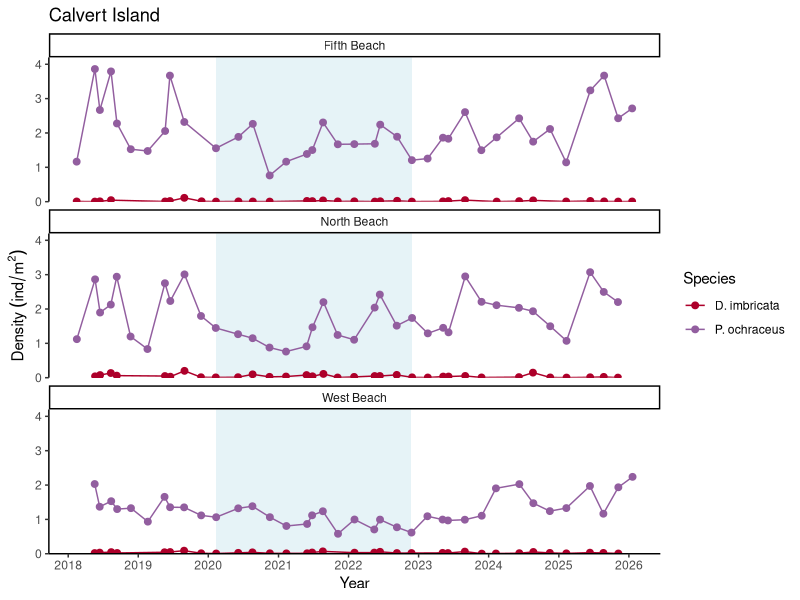
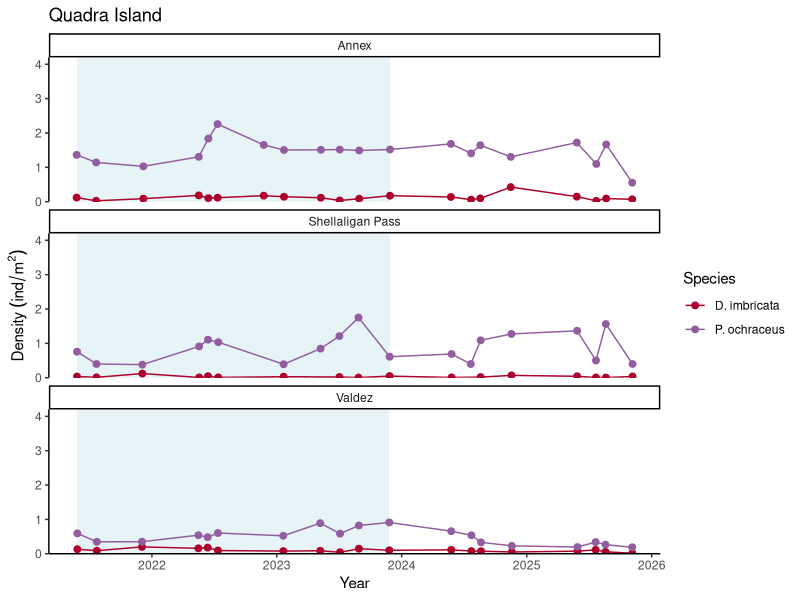
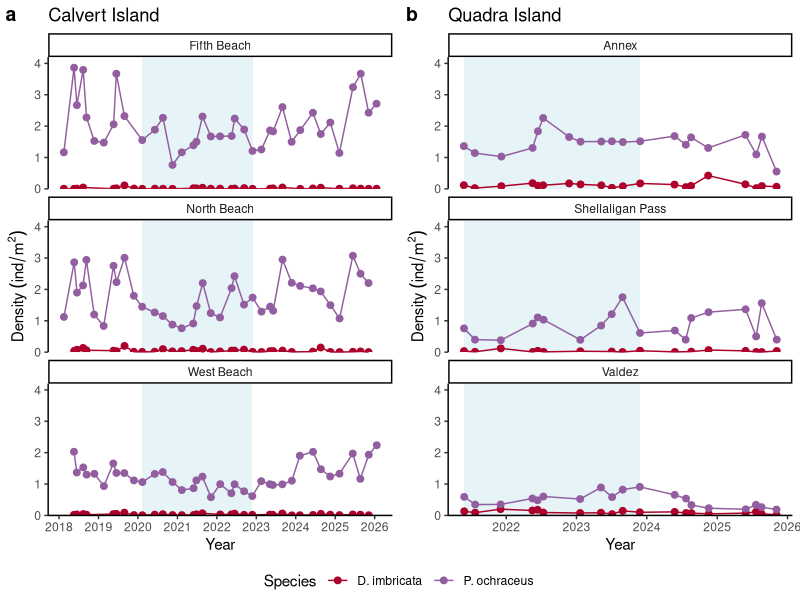
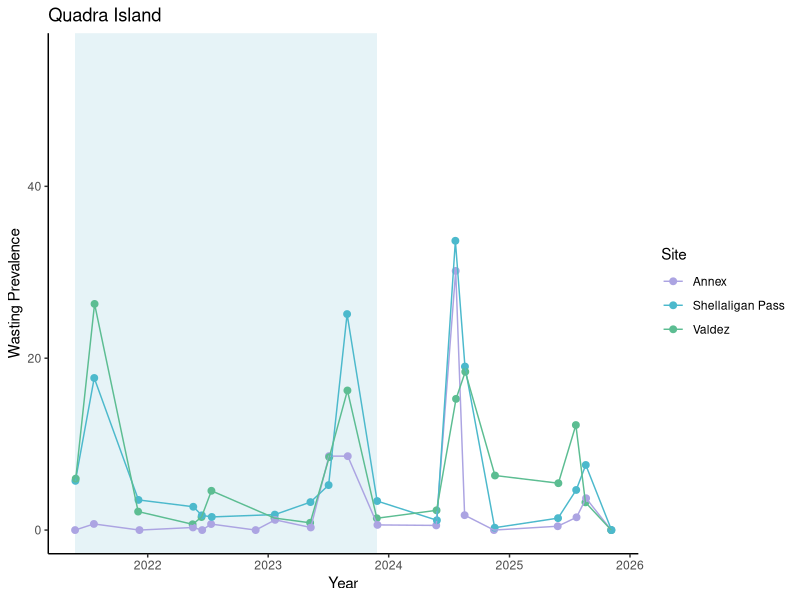
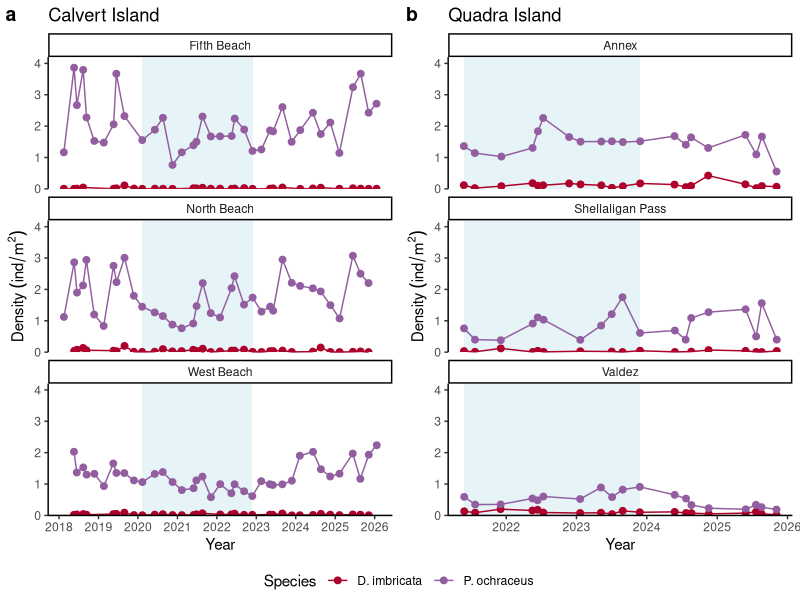

Generate these figures, in order, with R: (Note: this script raises an error after producing the figures.)
## ---- chunk 1

#Load in the field data
setwd("C:/Users/Carolyn/Documents/seastar-microbiome-paper/data")

field_data <-read.csv("field_data_all.csv", header = TRUE) 


## ---- chunk 2

library(dplyr)
library(ggplot2)
library(ggtext)
library(ggpubr)
library(tidyr)

## ---- chunk 3

# Seastar Density 
dens_data <- field_data %>%
  subset(scientific_name == 'Pisaster ochraceus'
         | scientific_name == 'Dermasterias imbricata') %>%
  group_by(region, date, site, unit_area_2D, unit_area_3D, scientific_name) %>%
  summarise(total_count = sum(count)) %>%
  ungroup()

# Calculate density
dens_data$density_2D <- dens_data$total_count/dens_data$unit_area_2D
dens_data$density_3D <- dens_data$total_count/dens_data$unit_area_3D

# Create a filter for swabbing date ranges
site_ranges <- tibble(
  site = c("Fifth Beach", "North Beach", "West Beach", "Annex",
           "Shellaligan Pass", "Valdez"),
  start_date = as.Date(c("2020-02-10", "2020-02-09", "2020-02-11",
                         "2021-05-26", "2021-05-27", "2021-05-28")),
  end_date   = as.Date(c("2022-11-27", "2022-11-28", "2022-11-25",
                         "2023-11-28", "2023-11-27", "2023-11-26")))

site_ranges$region <- ifelse(site_ranges$site == 'Fifth Beach'
                             | site_ranges$site == 'North Beach'
                             | site_ranges$site == 'West Beach', 'Calvert',
                             'Quadra')

## ---- chunk 4

dens_data <- dens_data %>%
  left_join(site_ranges, by = c("site", 'region'))

dens_data <- dens_data %>%
  arrange(region, site, scientific_name, date)

dens_data <- dens_data %>%
  mutate(scientific_name = recode(scientific_name,
    "Dermasterias imbricata" = "D. imbricata",
    "Pisaster ochraceus" = "P. ochraceus"
  ))

dens_data$date<-as.Date(dens_data$date)

# Density plot - Calvert
dens_calvert <- ggplot(subset(dens_data, region == 'Calvert'),
             aes(x = date, y = density_2D, colour = scientific_name)) +
  geom_rect(data = subset(site_ranges, region == 'Calvert'),
            aes(xmin = start_date, xmax = end_date),
            ymin = -Inf,
            ymax = Inf,
            fill = "lightblue",
            alpha = 0.3,
            inherit.aes = FALSE) +
  geom_point(size = 2) +
  geom_line(linewidth = 0.5) +
  labs(title = "Calvert Island",
       x = 'Year',
       y = bquote(Density~(ind/m^2)),
       colour = 'Species') +
  scale_colour_manual(values = c(
    "P. ochraceus" = "#925E9FFF",
    "D. imbricata" = "#AD002AFF")) +
  scale_y_continuous(limits = c(0, 4.2),
                     breaks = seq(0, 4, 1),
                     expand = c(0,0)) +
  scale_x_date(date_breaks = '1 year', date_labels = '%Y') +
  theme_classic() + facet_wrap(~site, ncol=1) 

  #theme(plot.title = ggtext::element_markdown(hjust = 0.5),
        #panel.grid.major.y = element_line(linetype = 'dotted'),
        #axis.text.x = element_text(angle = 45, hjust = 1),
        #axis.text = element_markdown(colour = "black"),
       # axis.ticks = element_line(colour = "black"),
        #strip.text = element_markdown(colour = "black"),
       # legend.text = element_text(face = "italic")) +
   #theme(strip.background = element_blank())

dens_calvert

## ---- chunk 5
# Density plot - Quadra
dens_quadra <- ggplot(subset(dens_data, region == 'Quadra'),
             aes(x = date, y = density_2D, colour = scientific_name)) +
  geom_rect(data = subset(site_ranges, region == 'Quadra'),
            aes(xmin = start_date, xmax = end_date),
            ymin = -Inf,
            ymax = Inf,
            fill = "lightblue",
            alpha = 0.3,
            inherit.aes = FALSE) +
  geom_point(size = 2) +
  geom_line(linewidth = 0.5) +
  labs(title = "Quadra Island",
       x = 'Year',
       y = bquote(Density~(ind/m^2)),
       colour = 'Species') +
  scale_colour_manual(values = c(
    "P. ochraceus" = "#925E9FFF",
    "D. imbricata" = "#AD002AFF")) +
  scale_y_continuous(limits = c(0, 4.2),
                     breaks = seq(0, 4, 1),
                     expand = c(0,0)) +
  scale_x_date(date_breaks = '1 year', date_labels = '%Y') +
  theme_classic() + facet_wrap(~site, ncol=1)

  
dens_quadra  

#combine both density plots
dens_combined<-ggarrange(dens_calvert, dens_quadra,
          labels = c("a", "b"),
          ncol = 2, nrow = 1,
          common.legend = TRUE, legend="bottom")

dens_combined

ggsave("dens_combined.pdf", dpi=300, width=10, height=8, units="in")


## ---- chunk 6

# Seastar Infection Prevalence
prev_data <- field_data %>% 
  dplyr::filter(scientific_name == "Pisaster ochraceus") %>%
  group_by(region, date, site, month, year, disease_status) %>% 
  summarise(total.count = sum(count)) %>% 
  pivot_wider(values_from = total.count, names_from = disease_status) %>% 
  mutate(unin = sum(`0`), inf = sum(`1`,`2`,`3`,`4`, na.rm = T), 
         prev.prop = ifelse(inf == 0, 0, ifelse(is.na(inf) == T, 0, 
                                                ifelse(is.na(unin) == T,0,  
                                                       inf/(unin+inf)))), 
         prev = prev.prop*100, total.count = unin+inf) %>% 
  ungroup()

# Create a filter for swabbing date ranges
site_ranges <- tibble(
  region = c("Calvert", "Quadra"),
  start_date = as.Date(c("2020-02-09", "2021-05-26")),
  end_date   = as.Date(c("2022-11-28", "2023-11-28")))

prev_data$date <- as.Date(prev_data$date)

prev_data <- prev_data %>% left_join(site_ranges, by = "region")

#custom color palette

library(colorspace)

# Prevalence Plot
prev_plot_quadra<-ggplot(subset(prev_data, region == 'Quadra'),
             aes(x = date, y = prev, colour = site)) +
  geom_rect(data = subset(site_ranges, region == 'Quadra'),
            aes(xmin = start_date, xmax = end_date),
            ymin = -Inf,
            ymax = Inf,
            fill = "lightblue",
            alpha = 0.3,
            inherit.aes = FALSE) +
  geom_point(size = I(2)) +
  geom_line(size = 0.5) +
  labs(x = 'Year',
       y = 'Wasting Prevalence',
       colour = 'Site') +
  ylim(0,(max(prev_data$prev)+0.01)) + 
  theme_classic() + scale_colour_discrete_qualitative(palette = "Cold") + ggtitle("Quadra Island")
  

prev_plot_quadra


### now Calvert
prev_plot_calvert<-ggplot(subset(prev_data, region == 'Calvert'),
             aes(x = date, y = prev, colour = site)) +
  geom_rect(data = subset(site_ranges, region == 'Calvert'),
            aes(xmin = as.numeric(start_date), xmax = as.numeric(end_date)),
            ymin = -Inf,
            ymax = Inf,
            fill = "lightblue",
            alpha = 0.3,
            inherit.aes = FALSE) +
  geom_point(size = I(2)) +
  geom_line(size = 0.7) +
  labs(x = 'Year',
       y = 'Wasting Prevalence',
       colour = 'Site') +
  ylim(0,(max(prev_data$prev)+0.01)) + 
  theme_classic() + scale_colour_discrete_qualitative(palette = "Warm") + + ggtitle("Calvert Island")

prev_plot_calvert

prev_combined<-ggarrange(prev_plot_calvert, prev_plot_quadra,
          labels = c("a", "b"),
          ncol = 1, nrow = 2,
          common.legend = FALSE, legend="right")

prev_combined

ggsave("prev_combined.pdf", dpi=300, width=10, height=8, units="in")
